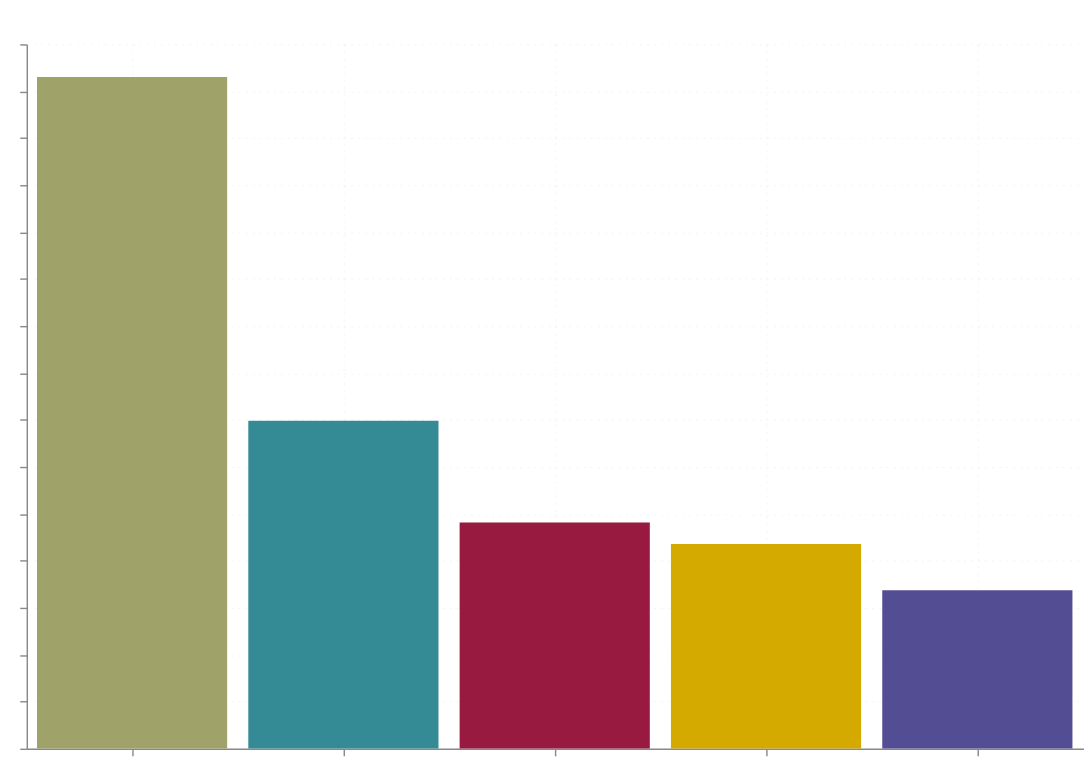

Notebook source saved alongside this figure:
### Markdown cell above
## 5. Bar Chart Altair

### Code cell
# Dati per bar chart
cities = pd.DataFrame({
    'Città': ['Milano', 'Roma', 'Napoli', 'Torino', 'Palermo'],
    'Popolazione': [1396, 2860, 962, 871, 674]
})

bar_chart = alt.Chart(cities).mark_bar().encode(
    x=alt.X('Città:N', sort='-y', title='Città'),
    y=alt.Y('Popolazione:Q', title='Popolazione (migliaia)'),
    color=alt.Color('Città:N', legend=None),
    tooltip=['Città', 'Popolazione']
).properties(
    title='Popolazione delle Principali Città Italiane',
    width=600,
    height=400
)

bar_chart

### Figure 1 — Vega-Lite specification as saved in the notebook (floating-point values rounded to 4 significant figures)
{"config": {"background": "#ffffff", "font": "Inter, sans-serif", "mark": {"color": "#981a40"}, "title": {"color": "#262A33", "anchor": "start", "dy": -15, "fontSize": "9pt", "font": "Inter, sans-serif", "fontWeight": "700"}, "axis": {"labelColor": "#5b566b", "labelFontSize": "8pt", "labelFont": "Inter, sans-serif", "labelFontWeight": "400", "titleColor": "#5b566b", "titleFontSize": "8pt", "titleFont": "Inter, sans-serif", "titleFontWeight": "700", "grid": true, "gridColor": "#e0e0e0", "labelAngle": 0, "domainWidth": 0.8, "labelPadding": 2, "tickSize": 4.0, "tickWidth": 0.8}, "axisX": {"gridDash": [1.0, 3.0], "gridWidth": 0.25, "gridColor": "#e0e0e0"}, "axisY": {"gridDash": [1.0, 3.0], "gridWidth": 0.25, "gridColor": "#e0e0e0"}, "legend": {"labelFontSize": "7pt", "padding": 1, "symbolType": "square", "labelFont": "Inter, sans-serif", "titleFont": "Inter, sans-serif"}, "style": {"guide-label": {"font": "Inter, sans-serif", "fill": "#5b566b"}, "guide-title": {"font": "Inter, sans-serif", "fill": "#5b566b"}}, "range": {"category": ["#348b96", "#981a40", "#534e93", "#a0a369", "#d5aa00", "#7b7284", "#d67335"]}, "point": {"filled": true}, "line": {"strokeWidth": 1.6}, "view": {"stroke": "transparent"}}, "data": {"name": "data-d52ee3e087e8cac5d26e4e12e4428192"}, "mark": {"type": "bar"}, "encoding": {"color": {"field": "Città", "legend": null, "type": "nominal"}, "tooltip": [{"field": "Città", "type": "nominal"}, {"field": "Popolazione", "type": "quantitative"}], "x": {"field": "Città", "sort": "-y", "title": "Città", "type": "nominal"}, "y": {"field": "Popolazione", "title": "Popolazione (migliaia)", "type": "quantitative"}}, "height": 400, "title": "Popolazione delle Principali Città Italiane", "width": 600, "$schema": "https://vega.github.io/schema/vega-lite/v5.20.1.json", "datasets": {"data-d52ee3e087e8cac5d26e4e12e4428192": [{"Città": "Milano", "Popolazione": 1396}, {"Città": "Roma", "Popolazione": 2860}, {"Città": "Napoli", "Popolazione": 962}, {"Città": "Torino", "Popolazione": 871}, {"Città": "Palermo", "Popolazione": 674}]}}
